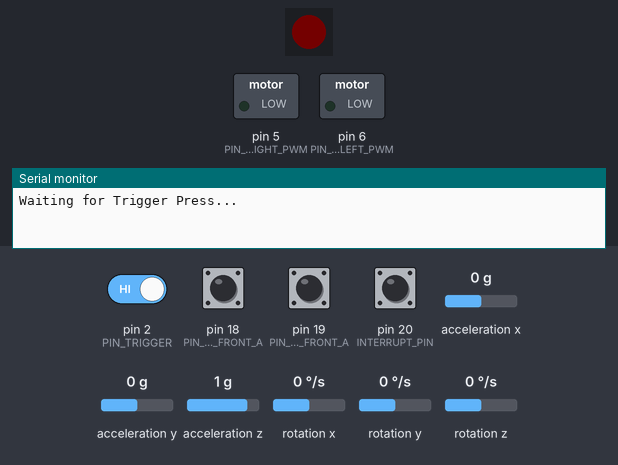
This sketch was run on a simulated Arduino Mega 2560, built with avr-gcc and run on an emulated ATmega2560. Parts: 1 RGB LEDs in strip order, left to right, switched loads named in the sketch (green lamp = pin HIGH), the last lines printed to the serial monitor. Dashed ring = blinking. The test bench sets the inputs (shaded band); at power-on: pin 2 (PIN_TRIGGER), pin 18 (PIN_ENCODER_LEFT_FRONT_A), pin 19 (PIN_ENCODER_RIGHT_FRONT_A), pin 20 (INTERRUPT_PIN) HIGH, rotation z 0 °/s, acceleration z 1 g, acceleration x 0 g, acceleration y 0 g, rotation x 0 °/s, rotation y 0 °/s. Dim RGB values are drawn brighter than linear; the sensor or clock chip raises its interrupt line as the real part does.

Above: at 2.0 s.
2.1 s: pin 2 (PIN_TRIGGER) driven LOW
At 2.8 s:
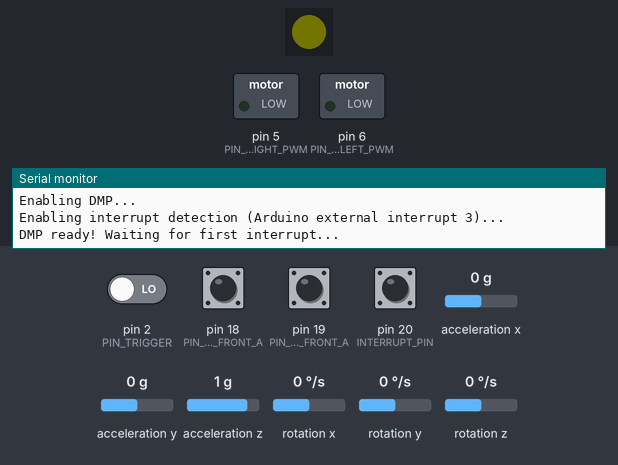
5.1 s: rotation z set to -192 °/s
At 8.0 s:
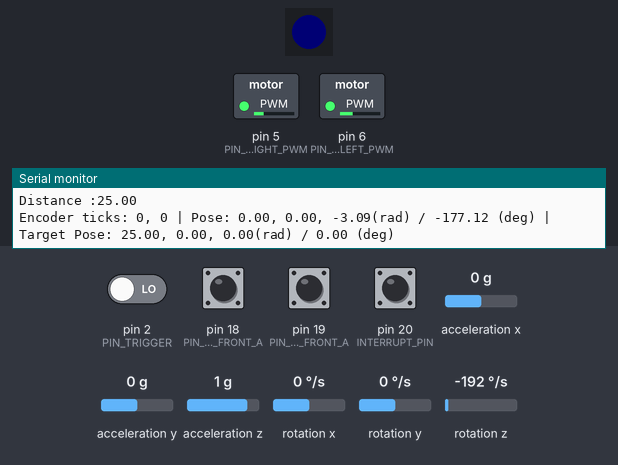
8.1 s: rotation z set to 0 °/s
At 9.1 s:
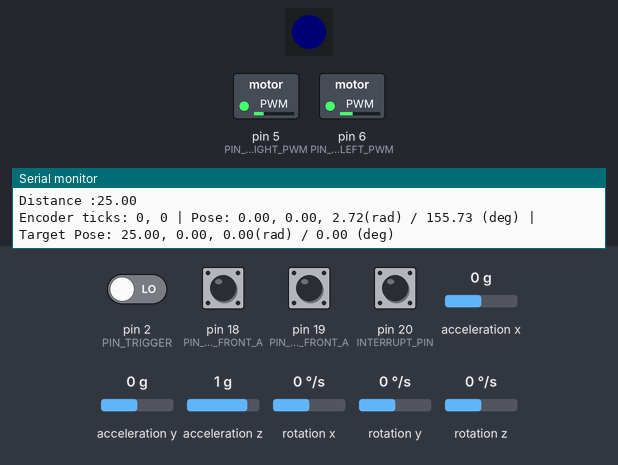
14.3 s: acceleration z set to -1.4 g
At 14.8 s:
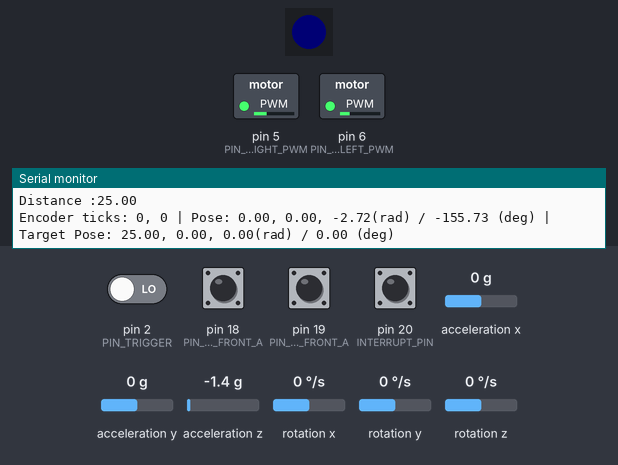
17.3 s: rotation z set to -100 °/s
At 20.1 s:
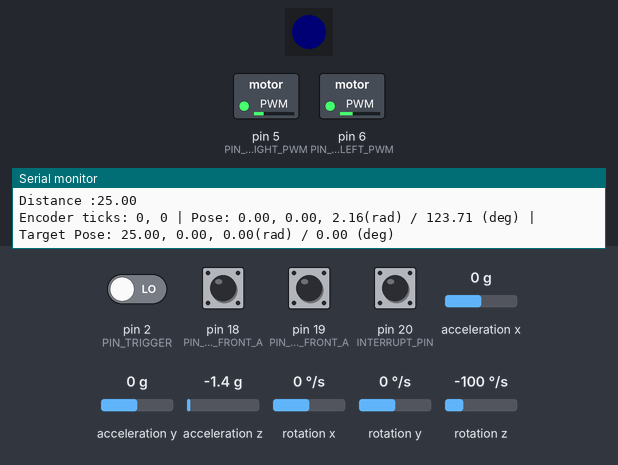
Timing chart, 0 to 21.3 s (numbered marks = the images above; inputs shaded):
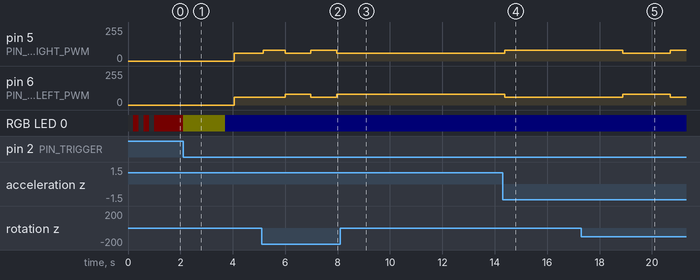

The sketch:

robot_tour_PATH_TESTING.ino
```cpp
//Robot Tour by Chinmay Govind & Reuben James for Cumberland Valley Science Olympiad
//notes for pathing:
//square size = 50cm
//from start position to


#define PIN_MOTOR_RIGHT_PWM   5 //analog
#define PIN_MOTOR_RIGHT_IN    7 //digital
#define PIN_MOTOR_LEFT_PWM    6 //analog
#define PIN_MOTOR_LEFT_IN     8 //digital
#define PIN_ENCODER_LEFT_FRONT_A    18 //digital (yellow wire), goes high on encoder pulse
#define PIN_ENCODER_RIGHT_FRONT_A    19 //digital (yellow wire), goes high on encoder pulse
#define PIN_ENCODER_LEFT_FRONT_B 22 //digital (white wire), high on forward tick, low on reverse tick
#define PIN_ENCODER_RIGHT_FRONT_B 24 //digital (white wire), high on forward tick, low on reverse tick
#define PIN_MOTOR_ENABLE      3 //digital

#define PIN_TRIGGER 2
long startMillis = 0;

#include "I2Cdev.h"
#include "MPU6050_6Axis_MotionApps20.h"
#define INTERRUPT_PIN 20

MPU6050 mpu;
double GYRO_TURN_CONSTANT = 0.0000109;
#if I2CDEV_IMPLEMENTATION == I2CDEV_ARDUINO_WIRE
    #include "Wire.h"
#endif

#include <FastLED.h>
#define NUM_LEDS 1    // Number of LEDs in strip (just 1)
#define PIN_LED 4    // Pin for data communications

#define NORTH 0
#define EAST -90
#define WEST 90
#define SOUTH 180
// Define the array of leds
CRGB leds[NUM_LEDS];

int encoderBPins[] = {PIN_ENCODER_LEFT_FRONT_B, PIN_ENCODER_RIGHT_FRONT_B};
int lastEncoderTicks[] = {0, 0};//LF, RF, LB, RB
int encoderTicks[] = {0, 0};//LF, RF, LB, RB

int STRAIGHT_SLOW = 60;//60 80 default, 100 120 on hard surfaces
int STRAIGHT_FAST = 80;
int STRAIGHT_ENDING_SLOW = 45;
int STRAIGHT_ENDING_FAST = 65;
int TURN_SPEED = 80;
int TURN_SLOW = 50;

int FULL_TURN_TICKS = 740;
double TRANSLATIONAL_TOLERANCE = 2;
double FORWARD_LR_TOLERANCE = 0.01;
double TURN_TOLERANCE = 0.04;
double TURN_TIME = 1700;

double robotX = 0;
double robotY = 0;
double robotTheta = 0;
double targetX = 0;
double targetY = 0;
double targetTheta = 0;
double targetThetaDeg;
double TICKS_PER_CM = 9.51;
double TICKS_PER_REV = 740;
double WHEEL_RADIUS = 7.7;

Quaternion quat;
bool dmpReady = false;  // set true if DMP init was successful
uint8_t mpuIntStatus;   // holds actual interrupt status byte from MPU
uint8_t devStatus;      // return status after each device operation (0 = success, !0 = error)
uint16_t packetSize;    // expected DMP packet size (default is 42 bytes)
uint16_t fifoCount;     // count of all bytes currently in FIFO
uint8_t fifoBuffer[64]; // FIFO storage buffer

// orientation/motion vars
VectorInt16 aa;         // [x, y, z]            accel sensor measurements
VectorInt16 aaReal;     // [x, y, z]            gravity-free accel sensor measurements
VectorInt16 aaWorld;    // [x, y, z]            world-frame accel sensor measurements
VectorFloat gravity;    // [x, y, z]            gravity vector
float euler[3];         // [psi, theta, phi]    Euler angle container
float ypr[3];

void gyroSetup() {
  //mpu setup
  #if I2CDEV_IMPLEMENTATION == I2CDEV_ARDUINO_WIRE
      Wire.begin();
  #elif I2CDEV_IMPLEMENTATION == I2CDEV_BUILTIN_FASTWIRE
      Fastwire::setup(400, true);
  #endif
  Serial.println("Testing MPU connection...");
  mpu.initialize();
  leds[0] = CRGB::Orange;
  Serial.println(mpu.testConnection() ? "MPU6050 connection successful" : "MPU6050 connection failed");
  Serial.println("Calibrating MPU...");
  //mpu.CalibrateGyro();
  //mpu.CalibrateAccel();

  Serial.println("Initializing DMP...");
  devStatus = mpu.dmpInitialize();
  if (devStatus == 0) {
      // Calibration Time: generate offsets and calibrate our MPU6050
      mpu.CalibrateAccel(10);
      mpu.CalibrateGyro(10);
      mpu.PrintActiveOffsets();
      // turn on the DMP, now that it's ready
      Serial.println(F("Enabling DMP..."));
      mpu.setDMPEnabled(true);

      // enable Arduino interrupt detection
      Serial.print(F("Enabling interrupt detection (Arduino external interrupt "));
      Serial.print(digitalPinToInterrupt(INTERRUPT_PIN));
      Serial.println(F(")..."));
      attachInterrupt(digitalPinToInterrupt(INTERRUPT_PIN), dmpDataReady, RISING);
      mpuIntStatus = mpu.getIntStatus();

      // set our DMP Ready flag so the main loop() function knows it's okay to use it
      Serial.println(F("DMP ready! Waiting for first interrupt..."));
      dmpReady = true;

      // get expected DMP packet size for later comparison
      packetSize = mpu.dmpGetFIFOPacketSize();
  } else {
      // ERROR!
      // 1 = initial memory load failed
      // 2 = DMP configuration updates failed
      // (if it's going to break, usually the code will be 1)
      Serial.print(F("DMP Initialization failed (code "));
      Serial.print(devStatus);
      Serial.println(F(")"));
  }
  delay(1000);//DO NOT REMOVE
}

void setSpeed(int val) {
  STRAIGHT_SLOW = val;
  STRAIGHT_FAST = val + 20;
}

void readLFEncoder() {
  readEncoder(0);
}
void readRFEncoder() {
  readEncoder(1);
}
void readEncoder(int wheel) {//0, 1, 2, 3 = LF, RF, LB, RB
  //if going forward, increase motor ticks. otherwise, decrement
  if (digitalRead(encoderBPins[wheel]) == (wheel%2)) { //even wheels need LOW, odd wheels need HIGH
    encoderTicks[wheel]++;
    //Serial.println("Incrementing encoder ticks...");
  } else {
    encoderTicks[wheel]--;
    //Serial.println("Decrementing encoder ticks...");
  }
}

volatile bool mpuInterrupt = false;     // indicates whether MPU interrupt pin has gone high
void dmpDataReady() {
    mpuInterrupt = true;
}

void setMotors(int left, int right) {
  digitalWrite(PIN_MOTOR_ENABLE, HIGH);//enable motor controller
  digitalWrite(PIN_MOTOR_LEFT_IN, (left > 0) ? LOW : HIGH);//set right wheels to CW/CCW
  analogWrite(PIN_MOTOR_LEFT_PWM, abs(left));//set right wheels to left speed
  digitalWrite(PIN_MOTOR_RIGHT_IN, (right > 0) ? LOW : HIGH);//set right wheels to CW/CCW
  analogWrite(PIN_MOTOR_RIGHT_PWM, abs(right));//set right wheels to right speed
}

void forward(double distance, double time) {
  targetX += distance * cos(robotTheta);
  targetY += distance * sin(robotTheta);
  double newDist = distance - 8;//cm
  double newTime = time - 1;//s
  double speed;
  if (time > 0) {
    speed = max(STRAIGHT_SLOW, min(255, 5 * (newDist / newTime)));//PWM / (cm/s) * cm/s
  } else {
    speed = STRAIGHT_SLOW;
  }
  double forwardStart = millis();
  //find theta offset
  while (getDistance(robotX, robotY, targetX, targetY) > TRANSLATIONAL_TOLERANCE) {
    printInfo();
    Serial.print("Distance :");
    double remainingDistance = getDistance(robotX, robotY, targetX, targetY);
    Serial.print(remainingDistance);
    Serial.println();
    updatePose();
    targetTheta = atan2(targetY - robotY, targetX - robotX);
    bool slowMode = getDistance(robotX, robotY, targetX, targetY) < 10;
    int slowSpeed = slowMode ? STRAIGHT_ENDING_SLOW : speed;
    int fastSpeed = slowMode ? STRAIGHT_ENDING_FAST : speed + 20;
    if (angularDistance(robotTheta, targetTheta) < -FORWARD_LR_TOLERANCE) {
      //Serial.println("Correcting for left movement by steering right...");
      setMotors(fastSpeed, slowSpeed);
    } else if (angularDistance(robotTheta, targetTheta) > FORWARD_LR_TOLERANCE) {
      //Serial.println("Correcting for right movement by steering left...");
      setMotors(slowSpeed, fastSpeed);
    } else {
      setMotors(slowSpeed, slowSpeed);
    }
  }
  setMotors(0, 0);
  while (millis() - forwardStart < time * 1000) {
    printInfo();
    delay(1);
  }
}

void forwardStall(double distance, double stallTo, double startTime) {
  double time = (millis() - startTime)/1000;
  if (time > stallTo) {
    setSpeed(200);
    forward(distance, -1);
  } else {
    forward(distance, stallTo - time);
  }
}


void backward(double distance, double time) {
  robotX = 0;
  robotY = 0;
  double newDist = distance - 8;//cm
  double newTime = time - 1;//s
  double speed;
  if (time > 0) {
    speed = max(STRAIGHT_SLOW, min(255, 5 * (newDist / newTime)));//PWM / (cm/s) * cm/s
  } else {
    speed = STRAIGHT_SLOW;
  }
  double backwardStart = millis();
  //find theta offset
  while (robotX > -distance) {
    printInfo();
    updatePose();
    bool slowMode = distance - robotX < 8;
    int slowSpeed = slowMode ? STRAIGHT_ENDING_SLOW : speed;
    int fastSpeed = slowMode ? STRAIGHT_ENDING_FAST : speed + 20;
    if (angularDistance(robotTheta, targetTheta) > FORWARD_LR_TOLERANCE) {
      //Serial.println("Correcting for left movement by steering right...");
      setMotors(-fastSpeed, -slowSpeed);
    } else if (angularDistance(robotTheta, targetTheta) < -FORWARD_LR_TOLERANCE) {
      //Serial.println("Correcting for right movement by steering left...");
      setMotors(-slowSpeed, -fastSpeed);
    } else {
      setMotors(-slowSpeed, -slowSpeed);
    }
  }
  setMotors(0, 0);
  while (millis() - backwardStart < time * 1000) {
    printInfo();
    delay(1);
  }
}

//TURNING FUNC
void turnTo(double angle) {
  double targetAngleRad = angle * (PI / 180.0);
  targetTheta = targetAngleRad;
  targetThetaDeg = angle;
  double sign = angularDistance(robotTheta, targetTheta) > 0 ? 1 : -1;
  double turnStart = millis();
  while (abs(angularDistance(robotTheta, targetTheta)) > TURN_TOLERANCE) {
    updatePose();
    //printInfo();
    //Serial.println(angularDistance(robotTheta, targetAngle));
    double k = sign * TURN_SPEED;
    if (abs(angularDistance(robotTheta, targetTheta)) < 0.5) {
      k = sign * TURN_SLOW;
    }
    setMotors(-k, k);//positive k means left turn means positive angle change
  }
  setMotors(0, 0);
  while (millis() - turnStart < TURN_TIME) {
    printInfo();
    delay(1);
  }
}

double getDistance(double x1, double y1, double x2, double y2) {
  return sqrt(pow(x1-x2, 2) + pow(y1-y2, 2));
}

double angularDistance(double a, double b) {//turning distance from a to b
  return abs(a - b) < abs(min(a, b) + 2 * PI - max(a, b)) ? b - a : (min(a, b) + 2 * PI - max(a, b)) * (a > b ? 1 : -1);
}

double lastTime = 0;
double lastGyroTheta = 0;
void updatePose() {
  int differentials[] = {encoderTicks[0] - lastEncoderTicks[0],
  encoderTicks[1] - lastEncoderTicks[1]};

  double dForward = (differentials[0] + differentials[1])/2.0 / TICKS_PER_CM;//forward change in cm
  //double dTime = (millis() - lastTime) / 1000.0;

  lastTime = millis();
  robotX += dForward * cos(robotTheta);
  robotY += dForward * sin(robotTheta);
  if (!dmpReady) return;
  // read a packet from FIFO
  if (mpu.dmpGetCurrentFIFOPacket(fifoBuffer)) { // Get the Latest packet
  // display Euler angles in degrees
          mpu.dmpGetQuaternion(&quat, fifoBuffer);
          mpu.dmpGetEuler(euler, &quat);
  }
  robotTheta = -euler[0];
  for (int i = 0; i < 2; i++) lastEncoderTicks[i] = encoderTicks[i];
}

void printInfo() {
  Serial.print("Encoder ticks: ");
  Serial.print(encoderTicks[0]);
  Serial.print(", ");
  Serial.print(encoderTicks[1]);
  Serial.print(" | Pose: ");
  Serial.print(robotX);
  Serial.print(", ");
  Serial.print(robotY);
  Serial.print(", ");
  Serial.print(robotTheta);
  Serial.print("(rad) / ");
  Serial.print(robotTheta * (180 / PI));
  Serial.print(" (deg)");
  Serial.print(" | Target Pose: ");
  Serial.print(targetX);
  Serial.print(", ");
  Serial.print(targetY);
  Serial.print(", ");
  Serial.print(targetTheta);
  Serial.print("(rad) / ");
  Serial.print(targetTheta * (180 / PI));
  Serial.print(" (deg)");
  Serial.println();
}

void stop() {
    Serial.println("Stop Triggered, Shutting Down...");
    digitalWrite(PIN_MOTOR_ENABLE, LOW);//disable motor controller
    leds[0] = CRGB::Red;
    FastLED.show();
    delay(250);
    exit(0);
}

void setup() {
  Serial.begin(9600);
  FastLED.addLeds<NEOPIXEL, PIN_LED>(leds, NUM_LEDS);  // Configure the LED
  FastLED.setBrightness(1);
  for (int i = 0; i < 3; i++) {
    leds[0] = CRGB::Black;
    FastLED.show();
    delay(200);
    leds[0] = CRGB::Red;
    FastLED.show();
    delay(200);
  }

  Serial.println("\nWaiting for Trigger Press...");
  while (digitalRead(PIN_TRIGGER) == HIGH) {
    //wait
  }
  Serial.println("Trigger Pressed...");
  leds[0] = CRGB::Yellow;
  FastLED.show();

  //attach encoder interrupts
  attachInterrupt(digitalPinToInterrupt(PIN_ENCODER_LEFT_FRONT_A), readLFEncoder, RISING);
  attachInterrupt(digitalPinToInterrupt(PIN_ENCODER_RIGHT_FRONT_A), readRFEncoder, RISING);
  //attachInterrupt(digitalPinToInterrupt(PIN_ENCODER_LEFT_BACK_A), readLBEncoder, RISING);
  //attachInterrupt(digitalPinToInterrupt(PIN_ENCODER_RIGHT_BACK_A), readRBEncoder, RISING);

  gyroSetup();
  leds[0] = CRGB::Green;
  FastLED.show();
  Serial.println("\nReady to start. Waiting for Trigger Press...");
  while (digitalRead(PIN_TRIGGER) == HIGH) {
    //wait
  }
  leds[0] = CRGB::Blue;
  FastLED.show();
  Serial.println("Trigger Pressed...");
  delay(250);
  Serial.println("Starting...");
  startMillis = millis();
  //RUN CODE GOES HERE (TRIPATHI)
  //start: 15
  //gates: 2, 9, 12, 13
  //time: 70
  //end: 7
  robotX = 0;
  robotY = 0;
  robotTheta = 0;
  TURN_TIME = 2000;
  forward(25, 3);

  leds[0] = CRGB::Red;
  FastLED.show();
}

void loop() {
  // put your main code here, to run repeatedly:
  if (digitalRead(PIN_TRIGGER) == LOW && (millis() - startMillis > 1500)) {
    stop();
  }
  updatePose();
  printInfo();
}
```

Measured:
- after the input at 2.1 s, pin 5 (PIN_MOTOR_RIGHT_PWM), pin 6 (PIN_MOTOR_LEFT_PWM): 0/255 → 60/255 after 2.0 s; RGB LED 0: RGB(1, 0, 0) → RGB(1, 1, 0) at once, → RGB(0, 0, 1) 1.6 s later
- after the input at 5.1 s, pin 5 (PIN_MOTOR_RIGHT_PWM): alternates 80/255 for 0.92 s and 60/255 for 0.97 s, starting after 0.06 s; pin 6 (PIN_MOTOR_LEFT_PWM): 60/255 → 80/255 after 0.91 s, → 60/255 0.97 s later, → 80/255 0.99 s later
- after the input at 8.1 s, pin 5 (PIN_MOTOR_RIGHT_PWM): stops changing and stays 60/255; pin 6 (PIN_MOTOR_LEFT_PWM): stops changing and stays 80/255
- after the input at 14.3 s, pin 5 (PIN_MOTOR_RIGHT_PWM): 60/255 → 80/255 after 0.07 s; pin 6 (PIN_MOTOR_LEFT_PWM): 80/255 → 60/255 after 0.07 s
- after the input at 17.3 s, pin 5 (PIN_MOTOR_RIGHT_PWM): 80/255 → 60/255 after 1.6 s, → 80/255 1.8 s later; pin 6 (PIN_MOTOR_LEFT_PWM): 60/255 → 80/255 after 1.6 s, → 60/255 1.8 s later
